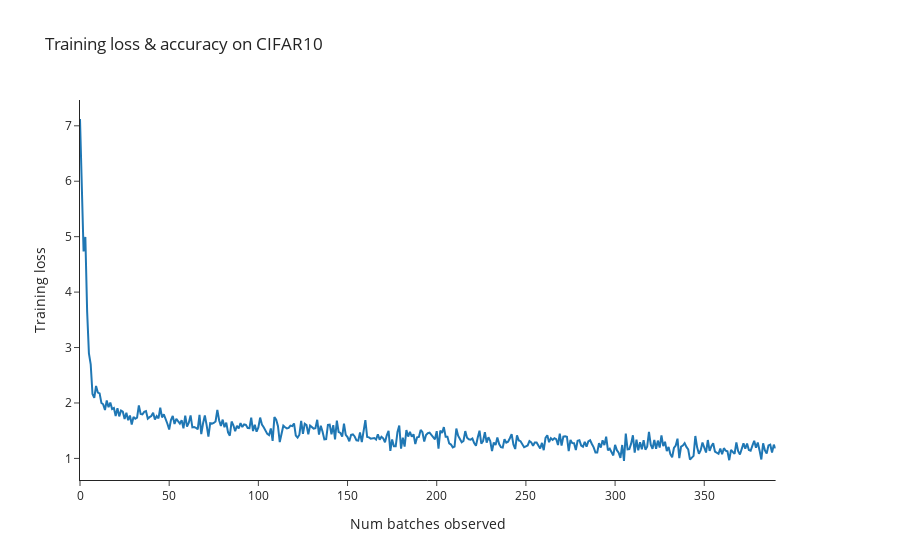

The notebook cell this image was saved under:
### Code cell
import resenet as myresnet

def train(trainset, testset, epochs: int, loss_fn: Callable, batch_size: int, lr: float) -> tuple[list, list]:

    model = myresnet.ResNet34().to(device).train()
    optimizer = t.optim.Adam(model.parameters(), lr=lr)

    loss_list = []
    accuracy_list = []

    trainloader = DataLoader(trainset, shuffle=True, batch_size=batch_size)
    testloader = DataLoader(testset, shuffle=True, batch_size=batch_size)

    for epoch in range(epochs):

        progress_bar = tqdm_notebook(trainloader)

        for (x, y) in progress_bar:

            x = x.to(device)
            y = y.to(device)

            optimizer.zero_grad()
            y_hat = model(x)
            loss = loss_fn(y_hat, y)
            loss.backward()
            optimizer.step()

            loss_list.append(loss.item())

            progress_bar.set_description(f"Epoch = {epoch}, Loss = {loss.item():.4f}")

        with t.inference_mode():

            accuracy = 0
            total = 0

            for (x, y) in testloader:

                x = x.to(device)
                y = y.to(device)

                y_hat = model(x)
                y_predictions = y_hat.argmax(1)
                accuracy += (y_predictions == y).sum().item()
                total += y.size(0)

            accuracy_list.append(accuracy/total)

        print(f"Epoch {epoch+1}/{epochs}, train loss is {loss:.6f}, accuracy is {accuracy}/{total}")

    filename = "./w0d3_resnet.pt"
    print(f"Saving model to: {filename}")
    t.save(model.state_dict(), filename)

    utils.plot_results(loss_list, accuracy_list)
    return loss_list, accuracy_list

epochs = 1
loss_fn = nn.CrossEntropyLoss()
batch_size = 128
lr = 0.001

loss_list, accuracy_list = train(trainset, testset, epochs, loss_fn, batch_size, lr)

### Figure 1 — Plotly figure (JSON) as saved in the notebook; plotly's stock layout.template omitted (floating-point values rounded to 4 significant figures; data arrays with more than 128 entries replaced by an {"elided": "..."} marker saying what was removed)
{"data": [{"name": "Training loss", "type": "scatter", "y": {"elided": "391 float values"}}], "layout": {"title": {"text": "Training loss & accuracy on CIFAR10"}, "xaxis": {"anchor": "y", "domain": [0, 0.94], "title": {"text": "Num batches observed"}}, "yaxis": {"anchor": "x", "domain": [0, 1], "title": {"text": "Training loss"}}, "yaxis2": {"anchor": "x", "overlaying": "y", "side": "right"}}}
